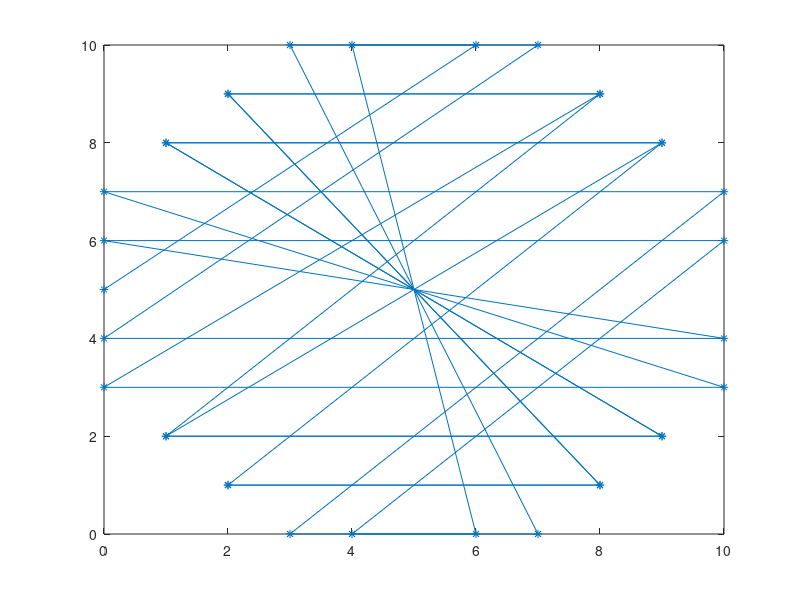

Write MATLAB code to recreate this figure.
function [] = circle()
	x_centre = input("enter the x coordinate of circle : ");
	y_centre = input("enter the x coordinate of circle : ");
	radius = input("enter the radius of circle : ");

	d = 3-2*radius;
	x = 0, y = radius;
	px = [x];
	py = [y];

	while x < y
		if (d < 0)
		   d += 4*x + 6;
		else 
		   d += 4*(x-y) + 10;
		   y--;
		end
		x++;
		
		px = cat(1,px,round(x_centre+x));
		py = cat(1,py,round(y_centre+y));

		px = cat(1,px,round(x_centre-x));
		py = cat(1,py,round(y_centre+y));
		
		px = cat(1,px,round(x_centre+x));
		py = cat(1,py,round(y_centre-y));
		
		px = cat(1,px,round(x_centre-x));
		py = cat(1,py,round(y_centre-y));
		
		px = cat(1,px,round(x_centre+y));
		py = cat(1,py,round(y_centre+x));
		
		px = cat(1,px,round(x_centre-y));
		py = cat(1,py,round(y_centre+x));
		
		px = cat(1,px,round(x_centre+y));
		py = cat(1,py,round(y_centre-x));
		
		px = cat(1,px,round(x_centre-y));
		py = cat(1,py,round(y_centre-x));
		
	end
	plot(px,py,'-*');
